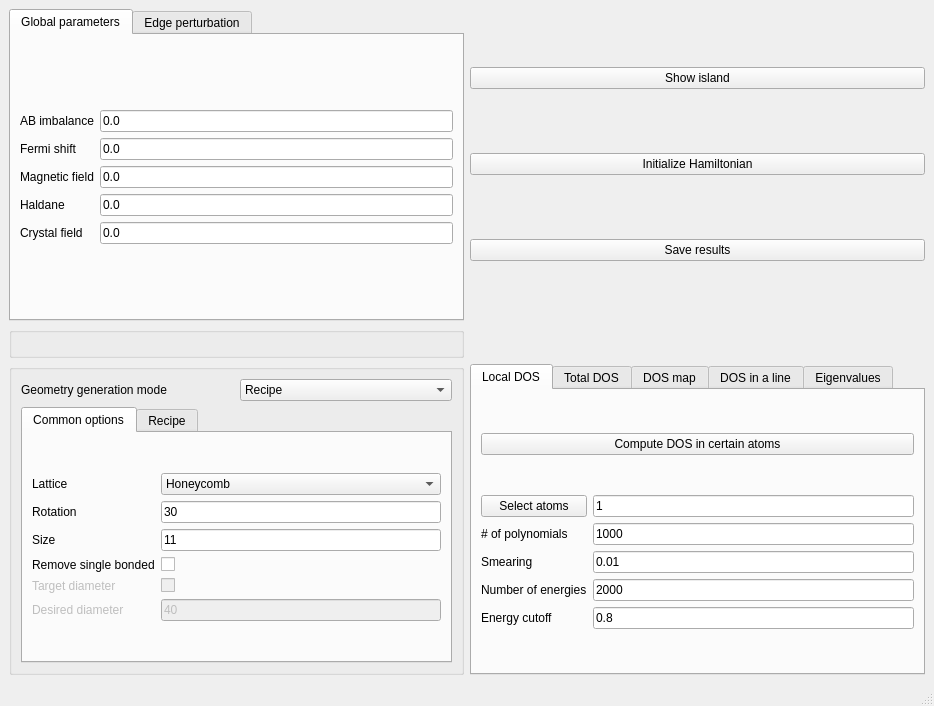
<?xml version="1.0" encoding="UTF-8"?>
<ui version="4.0">
 <class>MainWindow</class>
 <widget class="QMainWindow" name="MainWindow">
  <property name="geometry">
   <rect>
    <x>0</x>
    <y>0</y>
    <width>934</width>
    <height>706</height>
   </rect>
  </property>
  <property name="minimumSize">
   <size>
    <width>934</width>
    <height>706</height>
   </size>
  </property>
  <property name="windowTitle">
   <string>Huge islands</string>
  </property>
  <widget class="QWidget" name="centralwidget">
   <layout class="QGridLayout" name="gridLayout_21">
    <item row="0" column="0">
     <widget class="QTabWidget" name="tabWidget_2">
      <property name="currentIndex">
       <number>0</number>
      </property>
      <widget class="QWidget" name="tab_3">
       <attribute name="title">
        <string>Global parameters</string>
       </attribute>
       <layout class="QGridLayout" name="gridLayout_19">
        <item row="0" column="0">
         <layout class="QGridLayout" name="gridLayout_3">
          <item row="1" column="0">
           <widget class="QLabel" name="label_9">
            <property name="text">
             <string>Fermi shift</string>
            </property>
           </widget>
          </item>
          <item row="0" column="0">
           <widget class="QLabel" name="label_8">
            <property name="text">
             <string>AB imbalance</string>
            </property>
           </widget>
          </item>
          <item row="0" column="1">
           <widget class="QLineEdit" name="mAB">
            <property name="toolTip">
             <string>Sublattice imbalance in a bipartite lattice</string>
            </property>
            <property name="text">
             <string>0.0</string>
            </property>
           </widget>
          </item>
          <item row="2" column="1">
           <widget class="QLineEdit" name="peierls">
            <property name="toolTip">
             <string>Orbital magnetic field, creates Landau levels</string>
            </property>
            <property name="text">
             <string>0.0</string>
            </property>
           </widget>
          </item>
          <item row="1" column="1">
           <widget class="QLineEdit" name="fermi">
            <property name="toolTip">
             <string>Global shift of the onsite energies</string>
            </property>
            <property name="text">
             <string>0.0</string>
            </property>
           </widget>
          </item>
          <item row="2" column="0">
           <widget class="QLabel" name="label_10">
            <property name="text">
             <string>Magnetic field</string>
            </property>
           </widget>
          </item>
          <item row="3" column="0">
           <widget class="QLabel" name="label_36">
            <property name="text">
             <string>Haldane</string>
            </property>
           </widget>
          </item>
          <item row="3" column="1">
           <widget class="QLineEdit" name="haldane">
            <property name="toolTip">
             <string>Haldane coupling, creates a quantum anomalous Hall state</string>
            </property>
            <property name="text">
             <string>0.0</string>
            </property>
           </widget>
          </item>
          <item row="4" column="1">
           <widget class="QLineEdit" name="crystalfield">
            <property name="toolTip">
             <string>Crystal field that makes the edge atoms inequivalent</string>
            </property>
            <property name="text">
             <string>0.0</string>
            </property>
           </widget>
          </item>
          <item row="4" column="0">
           <widget class="QLabel" name="label_38">
            <property name="text">
             <string>Crystal field</string>
            </property>
           </widget>
          </item>
         </layout>
        </item>
       </layout>
      </widget>
      <widget class="QWidget" name="tab_11">
       <attribute name="title">
        <string>Edge perturbation</string>
       </attribute>
       <layout class="QGridLayout" name="gridLayout_20">
        <item row="0" column="0">
         <layout class="QGridLayout" name="gridLayout_14">
          <item row="0" column="1">
           <widget class="QLineEdit" name="edge_potential">
            <property name="toolTip">
             <string>This term will introduce an onsite term in the edge atoms</string>
            </property>
            <property name="text">
             <string>0.0</string>
            </property>
           </widget>
          </item>
          <item row="0" column="0">
           <widget class="QLabel" name="label_35">
            <property name="text">
             <string>Potential</string>
            </property>
           </widget>
          </item>
         </layout>
        </item>
        <item row="1" column="0">
         <widget class="QPushButton" name="show_potential">
          <property name="toolTip">
           <string>This shows in which atoms the edge potential is added</string>
          </property>
          <property name="text">
           <string>Show edge atoms</string>
          </property>
         </widget>
        </item>
       </layout>
      </widget>
     </widget>
    </item>
    <item row="0" column="1">
     <layout class="QGridLayout" name="gridLayout_6">
      <item row="0" column="0">
       <widget class="QPushButton" name="show_lattice">
        <property name="toolTip">
         <string>Show the geometry created</string>
        </property>
        <property name="text">
         <string>Show island</string>
        </property>
       </widget>
      </item>
      <item row="1" column="0">
       <widget class="QPushButton" name="initialize">
        <property name="toolTip">
         <string>Write the Hamiltonian to a file, to allow quick access for the rest of the computations</string>
        </property>
        <property name="text">
         <string>Initialize Hamiltonian</string>
        </property>
       </widget>
      </item>
      <item row="2" column="0">
       <widget class="QPushButton" name="save_results">
        <property name="toolTip">
         <string>Copy the results to a local folder</string>
        </property>
        <property name="text">
         <string>Save results</string>
        </property>
       </widget>
      </item>
     </layout>
    </item>
    <item row="1" column="0">
     <widget class="QGroupBox" name="groupBox_3">
      <property name="title">
       <string/>
      </property>
     </widget>
    </item>
    <item row="2" column="0">
     <widget class="QGroupBox" name="groupBox">
      <property name="title">
       <string/>
      </property>
      <layout class="QGridLayout" name="gridLayout_24">
       <item row="0" column="0">
        <layout class="QGridLayout" name="gridLayout_4">
         <item row="0" column="1">
          <widget class="QComboBox" name="geometry_mode">
           <item>
            <property name="text">
             <string>Recipe</string>
            </property>
           </item>
          </widget>
         </item>
         <item row="0" column="0">
          <widget class="QLabel" name="label_11">
           <property name="text">
            <string>Geometry generation mode</string>
           </property>
          </widget>
         </item>
        </layout>
       </item>
       <item row="1" column="0">
        <widget class="QTabWidget" name="tabWidget">
         <property name="currentIndex">
          <number>0</number>
         </property>
         <widget class="QWidget" name="tab">
          <attribute name="title">
           <string>Common options</string>
          </attribute>
          <layout class="QGridLayout" name="gridLayout_22">
           <item row="0" column="0">
            <layout class="QGridLayout" name="gridLayout">
             <item row="0" column="1">
              <widget class="QComboBox" name="lattice">
               <item>
                <property name="text">
                 <string>Honeycomb</string>
                </property>
               </item>
               <item>
                <property name="text">
                 <string>Square</string>
                </property>
               </item>
               <item>
                <property name="text">
                 <string>Triangular</string>
                </property>
               </item>
               <item>
                <property name="text">
                 <string>Lieb</string>
                </property>
               </item>
               <item>
                <property name="text">
                 <string>Kagome</string>
                </property>
               </item>
              </widget>
             </item>
             <item row="1" column="0">
              <widget class="QLabel" name="label_2">
               <property name="text">
                <string>Rotation</string>
               </property>
              </widget>
             </item>
             <item row="4" column="0">
              <widget class="QLabel" name="label_5">
               <property name="enabled">
                <bool>false</bool>
               </property>
               <property name="text">
                <string>Target diameter</string>
               </property>
              </widget>
             </item>
             <item row="2" column="0">
              <widget class="QLabel" name="label_3">
               <property name="text">
                <string>Size</string>
               </property>
              </widget>
             </item>
             <item row="1" column="1">
              <widget class="QLineEdit" name="rotation">
               <property name="toolTip">
                <string>Global rotation of the unit cell used to build the island</string>
               </property>
               <property name="text">
                <string>30</string>
               </property>
              </widget>
             </item>
             <item row="4" column="1">
              <widget class="QCheckBox" name="target_diameter">
               <property name="enabled">
                <bool>false</bool>
               </property>
               <property name="text">
                <string/>
               </property>
              </widget>
             </item>
             <item row="3" column="1">
              <widget class="QCheckBox" name="clean_island">
               <property name="text">
                <string/>
               </property>
              </widget>
             </item>
             <item row="0" column="0">
              <widget class="QLabel" name="label">
               <property name="text">
                <string>Lattice</string>
               </property>
              </widget>
             </item>
             <item row="3" column="0">
              <widget class="QLabel" name="label_4">
               <property name="text">
                <string>Remove single bonded</string>
               </property>
              </widget>
             </item>
             <item row="5" column="0">
              <widget class="QLabel" name="label_6">
               <property name="enabled">
                <bool>false</bool>
               </property>
               <property name="text">
                <string>Desired diameter</string>
               </property>
              </widget>
             </item>
             <item row="5" column="1">
              <widget class="QLineEdit" name="desired_dameter">
               <property name="enabled">
                <bool>false</bool>
               </property>
               <property name="text">
                <string>40</string>
               </property>
              </widget>
             </item>
             <item row="2" column="1">
              <widget class="QLineEdit" name="size">
               <property name="toolTip">
                <string>Size of the supercell used to build the island, controls the overal size of hte island</string>
               </property>
               <property name="text">
                <string>11</string>
               </property>
              </widget>
             </item>
            </layout>
           </item>
          </layout>
         </widget>
         <widget class="QWidget" name="tab_2">
          <attribute name="title">
           <string>Recipe</string>
          </attribute>
          <layout class="QGridLayout" name="gridLayout_23">
           <item row="0" column="0">
            <layout class="QGridLayout" name="gridLayout_2">
             <item row="0" column="1">
              <widget class="QLineEdit" name="nedges">
               <property name="text">
                <string>3</string>
               </property>
              </widget>
             </item>
             <item row="0" column="0">
              <widget class="QLabel" name="label_7">
               <property name="text">
                <string>Number of edges</string>
               </property>
              </widget>
             </item>
            </layout>
           </item>
          </layout>
         </widget>
        </widget>
       </item>
      </layout>
     </widget>
    </item>
    <item row="2" column="1">
     <widget class="QTabWidget" name="tabWidget_3">
      <property name="toolTip">
       <string/>
      </property>
      <property name="currentIndex">
       <number>0</number>
      </property>
      <widget class="QWidget" name="tab_4">
       <attribute name="title">
        <string>Local DOS</string>
       </attribute>
       <layout class="QGridLayout" name="gridLayout_16">
        <item row="0" column="0">
         <widget class="QPushButton" name="show_ldos">
          <property name="toolTip">
           <string>Shows the local density of states in specific atoms</string>
          </property>
          <property name="text">
           <string>Compute DOS in certain atoms</string>
          </property>
         </widget>
        </item>
        <item row="1" column="0">
         <layout class="QGridLayout" name="gridLayout_5">
          <item row="4" column="0">
           <widget class="QLabel" name="label_15">
            <property name="text">
             <string>Energy cutoff</string>
            </property>
           </widget>
          </item>
          <item row="3" column="0">
           <widget class="QLabel" name="label_14">
            <property name="text">
             <string>Number of energies</string>
            </property>
           </widget>
          </item>
          <item row="2" column="0">
           <widget class="QLabel" name="label_13">
            <property name="text">
             <string>Smearing</string>
            </property>
           </widget>
          </item>
          <item row="0" column="0">
           <widget class="QPushButton" name="select_atoms_dos">
            <property name="text">
             <string>Select atoms</string>
            </property>
           </widget>
          </item>
          <item row="1" column="0">
           <widget class="QLabel" name="label_12">
            <property name="text">
             <string># of polynomials</string>
            </property>
           </widget>
          </item>
          <item row="0" column="1">
           <widget class="QLineEdit" name="LDOS_num_atom">
            <property name="text">
             <string>1</string>
            </property>
           </widget>
          </item>
          <item row="1" column="1">
           <widget class="QLineEdit" name="LDOS_polynomials">
            <property name="text">
             <string>1000</string>
            </property>
           </widget>
          </item>
          <item row="2" column="1">
           <widget class="QLineEdit" name="smearing_local_dos">
            <property name="text">
             <string>0.01</string>
            </property>
           </widget>
          </item>
          <item row="3" column="1">
           <widget class="QLineEdit" name="num_ene_ldos">
            <property name="text">
             <string>2000</string>
            </property>
           </widget>
          </item>
          <item row="4" column="1">
           <widget class="QLineEdit" name="energy_cutoff_local_dos">
            <property name="text">
             <string>0.8</string>
            </property>
           </widget>
          </item>
         </layout>
        </item>
       </layout>
      </widget>
      <widget class="QWidget" name="tab_5">
       <attribute name="title">
        <string>Total DOS</string>
       </attribute>
       <layout class="QGridLayout" name="gridLayout_15">
        <item row="0" column="0">
         <widget class="QPushButton" name="show_dos">
          <property name="toolTip">
           <string>Show the density of states avergaed over the whole sample</string>
          </property>
          <property name="text">
           <string>Compute total DOS </string>
          </property>
         </widget>
        </item>
        <item row="1" column="0">
         <layout class="QGridLayout" name="gridLayout_7">
          <item row="3" column="0">
           <widget class="QLabel" name="label_16">
            <property name="text">
             <string># of energies</string>
            </property>
           </widget>
          </item>
          <item row="2" column="0">
           <widget class="QLabel" name="label_17">
            <property name="text">
             <string>Smearing</string>
            </property>
           </widget>
          </item>
          <item row="0" column="0">
           <widget class="QLabel" name="label_19">
            <property name="text">
             <string># of polynomials</string>
            </property>
           </widget>
          </item>
          <item row="0" column="1">
           <widget class="QLineEdit" name="DOS_polynomials">
            <property name="text">
             <string>1000</string>
            </property>
           </widget>
          </item>
          <item row="1" column="1">
           <widget class="QLineEdit" name="DOS_iterations">
            <property name="text">
             <string>100</string>
            </property>
           </widget>
          </item>
          <item row="2" column="1">
           <widget class="QLineEdit" name="smearing_dos">
            <property name="text">
             <string>0.01</string>
            </property>
           </widget>
          </item>
          <item row="3" column="1">
           <widget class="QLineEdit" name="num_ene_dos">
            <property name="text">
             <string>6000</string>
            </property>
           </widget>
          </item>
          <item row="1" column="0">
           <widget class="QLabel" name="label_18">
            <property name="text">
             <string>Iterations</string>
            </property>
           </widget>
          </item>
         </layout>
        </item>
       </layout>
      </widget>
      <widget class="QWidget" name="tab_6">
       <attribute name="title">
        <string>DOS map</string>
       </attribute>
       <layout class="QGridLayout" name="gridLayout_17">
        <item row="0" column="0">
         <widget class="QPushButton" name="show_spatial_dos">
          <property name="toolTip">
           <string>Show a spatial profile of the density of states at a specific energy</string>
          </property>
          <property name="text">
           <string>Compute spatially resolved DOS</string>
          </property>
         </widget>
        </item>
        <item row="1" column="0">
         <layout class="QGridLayout" name="gridLayout_11">
          <item row="0" column="1">
           <widget class="QComboBox" name="mode_dosmap">
            <item>
             <property name="text">
              <string>Single shot</string>
             </property>
            </item>
            <item>
             <property name="text">
              <string>Movie</string>
             </property>
            </item>
           </widget>
          </item>
          <item row="0" column="0">
           <widget class="QLabel" name="label_27">
            <property name="text">
             <string>Mode ofr spatial DOS</string>
            </property>
           </widget>
          </item>
         </layout>
        </item>
        <item row="2" column="0">
         <widget class="QTabWidget" name="tabWidget_4">
          <property name="currentIndex">
           <number>0</number>
          </property>
          <widget class="QWidget" name="tab_7">
           <attribute name="title">
            <string>Common options</string>
           </attribute>
           <widget class="QWidget" name="gridLayoutWidget_8">
            <property name="geometry">
             <rect>
              <x>40</x>
              <y>10</y>
              <width>241</width>
              <height>141</height>
             </rect>
            </property>
            <layout class="QGridLayout" name="gridLayout_8">
             <item row="0" column="0">
              <widget class="QLabel" name="label_20">
               <property name="text">
                <string>Mode</string>
               </property>
              </widget>
             </item>
             <item row="1" column="0">
              <widget class="QLabel" name="label_21">
               <property name="text">
                <string>Smearing</string>
               </property>
              </widget>
             </item>
             <item row="2" column="0">
              <widget class="QLabel" name="label_22">
               <property name="text">
                <string># of waves</string>
               </property>
              </widget>
             </item>
             <item row="0" column="1">
              <widget class="QComboBox" name="mode_stm">
               <item>
                <property name="text">
                 <string>Eigen</string>
                </property>
               </item>
               <item>
                <property name="text">
                 <string>Full</string>
                </property>
               </item>
              </widget>
             </item>
             <item row="1" column="1">
              <widget class="QLineEdit" name="smearing_spatial_DOS">
               <property name="text">
                <string>0.01</string>
               </property>
              </widget>
             </item>
             <item row="2" column="1">
              <widget class="QLineEdit" name="nwaves_dos">
               <property name="text">
                <string>100</string>
               </property>
              </widget>
             </item>
            </layout>
           </widget>
          </widget>
          <widget class="QWidget" name="tab_8">
           <attribute name="title">
            <string>Single shot</string>
           </attribute>
           <widget class="QWidget" name="gridLayoutWidget_9">
            <property name="geometry">
             <rect>
              <x>80</x>
              <y>40</y>
              <width>160</width>
              <height>80</height>
             </rect>
            </property>
            <layout class="QGridLayout" name="gridLayout_9">
             <item row="0" column="1">
              <widget class="QLineEdit" name="energy_spatial_DOS">
               <property name="text">
                <string>0.0</string>
               </property>
              </widget>
             </item>
             <item row="0" column="0">
              <widget class="QLabel" name="label_23">
               <property name="text">
                <string>Energy</string>
               </property>
              </widget>
             </item>
            </layout>
           </widget>
          </widget>
          <widget class="QWidget" name="tab_9">
           <attribute name="title">
            <string>Movie</string>
           </attribute>
           <widget class="QWidget" name="gridLayoutWidget_10">
            <property name="geometry">
             <rect>
              <x>70</x>
              <y>40</y>
              <width>201</width>
              <height>113</height>
             </rect>
            </property>
            <layout class="QGridLayout" name="gridLayout_10">
             <item row="0" column="0">
              <widget class="QLabel" name="label_24">
               <property name="text">
                <string>Initial energy</string>
               </property>
              </widget>
             </item>
             <item row="1" column="0">
              <widget class="QLabel" name="label_25">
               <property name="text">
                <string>Final energy</string>
               </property>
              </widget>
             </item>
             <item row="2" column="0">
              <widget class="QLabel" name="label_26">
               <property name="text">
                <string># of energies</string>
               </property>
              </widget>
             </item>
             <item row="0" column="1">
              <widget class="QLineEdit" name="mine_movie">
               <property name="text">
                <string>-0.5</string>
               </property>
              </widget>
             </item>
             <item row="1" column="1">
              <widget class="QLineEdit" name="maxe_movie">
               <property name="text">
                <string>0.5</string>
               </property>
              </widget>
             </item>
             <item row="2" column="1">
              <widget class="QLineEdit" name="stepse_movie">
               <property name="text">
                <string>100</string>
               </property>
              </widget>
             </item>
            </layout>
           </widget>
          </widget>
         </widget>
        </item>
       </layout>
      </widget>
      <widget class="QWidget" name="tab_10">
       <attribute name="title">
        <string>DOS in a line</string>
       </attribute>
       <layout class="QGridLayout" name="gridLayout_18">
        <item row="0" column="0" colspan="2">
         <widget class="QPushButton" name="show_path_dos">
          <property name="toolTip">
           <string>Shows the density of states in a sequence of atoms that intersect a certain line</string>
          </property>
          <property name="text">
           <string>Compute DOS in a line of atoms</string>
          </property>
         </widget>
        </item>
        <item row="1" column="0" rowspan="2" colspan="2">
         <layout class="QGridLayout" name="gridLayout_13">
          <item row="2" column="0">
           <widget class="QLabel" name="label_33">
            <property name="text">
             <string># of energies</string>
            </property>
           </widget>
          </item>
          <item row="1" column="0">
           <widget class="QLabel" name="label_32">
            <property name="text">
             <string>Energy cutoff</string>
            </property>
           </widget>
          </item>
          <item row="0" column="0">
           <widget class="QLabel" name="label_31">
            <property name="text">
             <string># of polynomials</string>
            </property>
           </widget>
          </item>
          <item row="3" column="0">
           <widget class="QLabel" name="label_34">
            <property name="text">
             <string>Smearing</string>
            </property>
           </widget>
          </item>
          <item row="0" column="1">
           <widget class="QLineEdit" name="pols_path">
            <property name="text">
             <string>200</string>
            </property>
           </widget>
          </item>
          <item row="1" column="1">
           <widget class="QLineEdit" name="ecut_path">
            <property name="text">
             <string>0.8</string>
            </property>
           </widget>
          </item>
          <item row="2" column="1">
           <widget class="QLineEdit" name="num_ene_path">
            <property name="text">
             <string>2000</string>
            </property>
           </widget>
          </item>
          <item row="3" column="1">
           <widget class="QLineEdit" name="smearing_path_dos">
            <property name="text">
             <string>0.01</string>
            </property>
           </widget>
          </item>
         </layout>
        </item>
        <item row="4" column="0" colspan="2">
         <layout class="QGridLayout" name="gridLayout_12">
          <item row="1" column="0">
           <widget class="QLabel" name="label_29">
            <property name="text">
             <string>Final atom</string>
            </property>
           </widget>
          </item>
          <item row="2" column="0">
           <widget class="QLabel" name="label_30">
            <property name="text">
             <string>Width accepted</string>
            </property>
           </widget>
          </item>
          <item row="0" column="0">
           <widget class="QLabel" name="label_28">
            <property name="text">
             <string>Initial atom</string>
            </property>
           </widget>
          </item>
          <item row="0" column="1">
           <widget class="QLineEdit" name="initial_atom">
            <property name="text">
             <string>0</string>
            </property>
           </widget>
          </item>
          <item row="1" column="1">
           <widget class="QLineEdit" name="final_atom">
            <property name="text">
             <string>1</string>
            </property>
           </widget>
          </item>
          <item row="2" column="1">
           <widget class="QLineEdit" name="width_path">
            <property name="text">
             <string>1.5</string>
            </property>
           </widget>
          </item>
         </layout>
        </item>
        <item row="3" column="0">
         <widget class="QPushButton" name="show_path">
          <property name="text">
           <string>Show path</string>
          </property>
         </widget>
        </item>
       </layout>
      </widget>
      <widget class="QWidget" name="tab_12">
       <attribute name="title">
        <string>Eigenvalues</string>
       </attribute>
       <layout class="QGridLayout" name="gridLayout_26">
        <item row="0" column="0">
         <layout class="QGridLayout" name="gridLayout_25">
          <item row="0" column="0">
           <widget class="QLabel" name="label_37">
            <property name="text">
             <string># of eigenvalues</string>
            </property>
           </widget>
          </item>
          <item row="0" column="1">
           <widget class="QLineEdit" name="num_eigenvalues">
            <property name="toolTip">
             <string>Minimum number of eigenvalues to compute (for small systems all of them will be computed)</string>
            </property>
            <property name="text">
             <string>40</string>
            </property>
           </widget>
          </item>
         </layout>
        </item>
        <item row="1" column="0">
         <widget class="QPushButton" name="show_eigenvalues">
          <property name="text">
           <string>Show eigenvalues</string>
          </property>
         </widget>
        </item>
       </layout>
      </widget>
     </widget>
    </item>
   </layout>
  </widget>
  <widget class="QMenuBar" name="menubar">
   <property name="geometry">
    <rect>
     <x>0</x>
     <y>0</y>
     <width>934</width>
     <height>25</height>
    </rect>
   </property>
  </widget>
  <widget class="QStatusBar" name="statusbar"/>
 </widget>
 <resources/>
 <connections/>
</ui>
